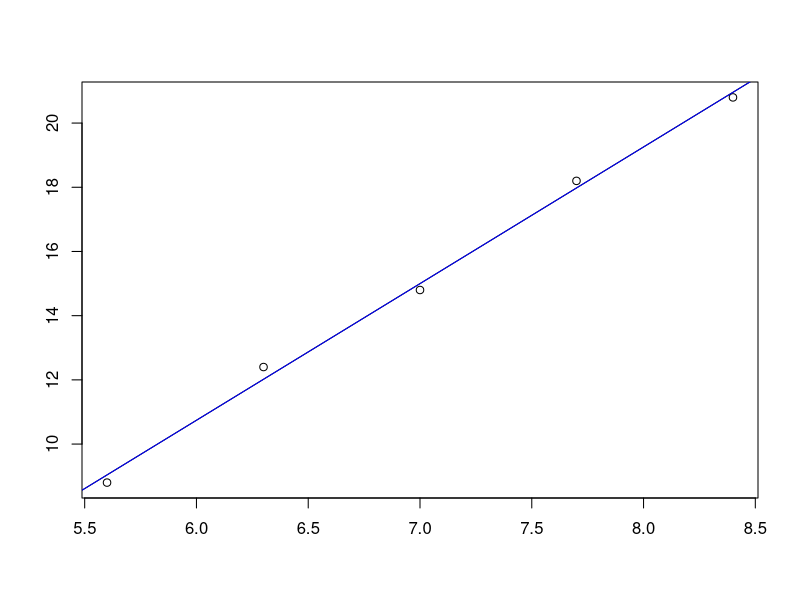

This figure's R source:
## ---- chunk 1
knitr::opts_chunk$set(echo = TRUE)
## ---- chunk 2
x <- c(5.6, 6.3, 7, 7.7, 8.4)
y <- c(8.8, 12.4, 14.8, 18.2, 20.8)
reg <- lm(y~x)
summary(reg)
## ---- chunk 3
plot(x,y, xlab="", ylab="")
abline(reg)
lines(c(5,9), -14.8+4.257*c(5,9), col="blue")
